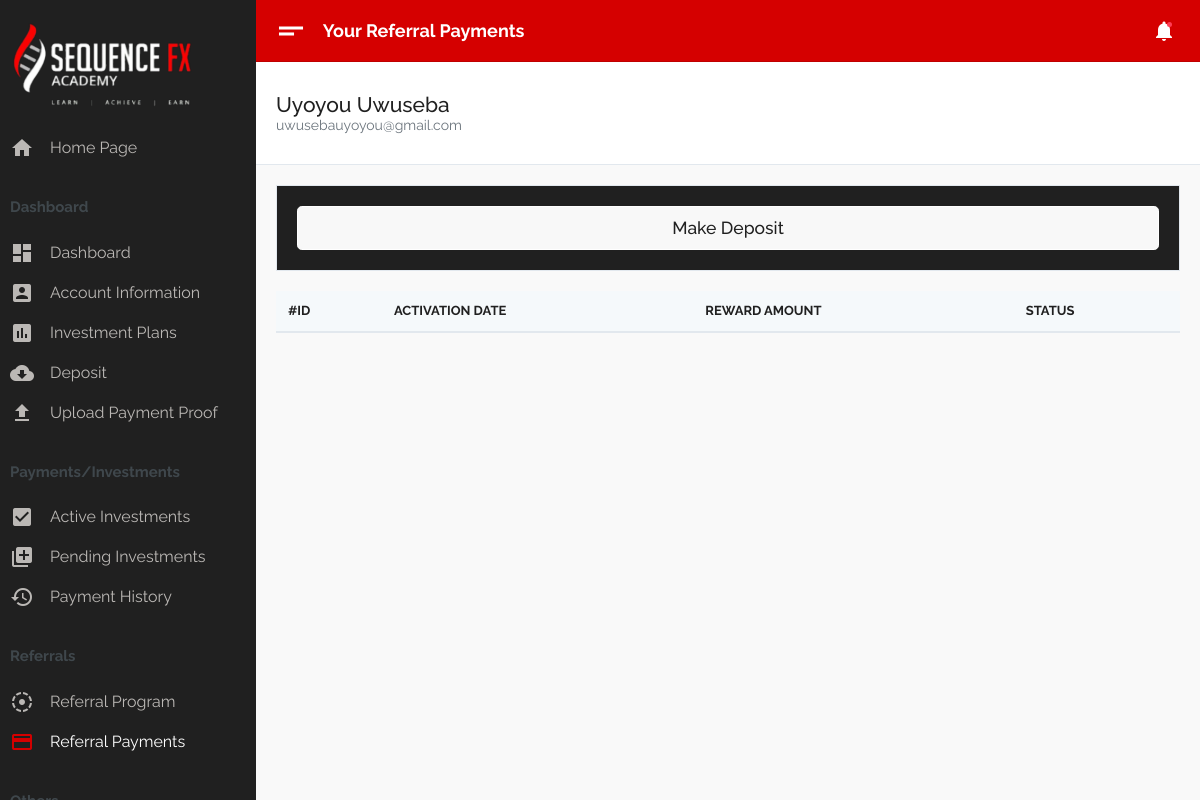
The app's page /dashboard/referral-payments (signed in) with its own data.
### dashboard/models.py (models this page shows, shortened)
class User(models.Model):
    first_name = models.CharField(max_length=30)
    last_name = models.CharField(max_length=30)
    email = models.EmailField(blank=True,unique=True)
    password = models.CharField(max_length=300)
    country = models.CharField(max_length=50,null=True,blank=True)
    phone_number = models.CharField(max_length=50,null=True,blank=True)
    bank_name = models.CharField(max_length=20,null=True,blank=True)
    bank_account_number = models.CharField(max_length=20,null=True,blank=True)
    bank_account_name=models.CharField(max_length=50,null=True,blank=True)
    is_verified = models.BooleanField(default=False)

### dashboard/views.py (the view)
# urls.py: path("referral-payments",views.referral_payments,name="referral-payments")
def referral_payments(request):
    try:
        user_id = request.session['user_id']
    except KeyError:
        return HttpResponseRedirect(reverse("mainsite:login"))
    else:
        try:
            user = User.objects.get(pk=user_id)
        except User.DoesNotExist:
            return HttpResponseRedirect(reverse("mainsite:login"))
        else:
            payments=ReferralPayment.objects.filter(referral__referrer=user)
    context={
                'page_name':'Your Referral Payments',
                'slug':'referral-payments',
                'user':user,
                'payments':payments
            }
    return render(request,"dashboard/referral-payments.html",context)

### dashboard/templates/dashboard/referral-payments.html (shortened to what this page needs)
{% extends './base.html' %}
{% load humanize %}
{% block content %}
<div class="container-fluid">
    <div class="tab-content" id="accountTabsContent">
    <div class="table-responsive">
        <table class="table m-0">
            <thead>
                <tr class="bg-fade">
                    <th>#ID</th>
                    <th>Activation Date</th>
                    <th>Reward Amount</th>
                    <th>Status</th>
                </tr>
            </thead>
        </table>
    </div>
</div>
</div>
{% endblock %}

### dashboard/templates/dashboard/base.html (shortened to what this page needs)
<!DOCTYPE html>
<html lang="en" dir="ltr">
    {% load static %}
<head>
    <link type="text/css" href="{% static 'dashboard/assets/css/vendor-morris.css' %}" rel="stylesheet">
    <link type="text/css" href="{% static 'dashboard/assets/css/vendor-bootstrap-datepicker.css' %}" rel="stylesheet">
    <link type="text/css" href="{% static 'dashboard/assets/css/app.css' %}" rel="stylesheet">
    <link type="text/css" href="{% static 'dashboard/assets/css/app.rtl.css' %}" rel="stylesheet">
    <link type="text/css" href="{% static 'dashboard/assets/vendor/simplebar.css' %}" rel="stylesheet">
</head>
<body>
    <div class="mdk-drawer-layout js-mdk-drawer-layout" data-fullbleed data-push data-responsive-width="992px" data-has-scrolling-region>
        <div class="mdk-drawer-layout__content">
            <div class="mdk-header-layout js-mdk-header-layout  mdk-header--fixed  mdk-header-layout__content--scrollable">
                <div class="mdk-header js-mdk-header bg-primary" data-fixed>
                    <div class="mdk-header__content">
                        <nav class="navbar navbar-expand-md bg-primary navbar-dark d-flex-none">
                            <button class="btn btn-link text-white pl-0" type="button" data-toggle="sidebar">
    <i class="material-icons align-middle md-36">short_text</i>
  </button>
                            <div class="page-title m-0">{{ page_name }}</div>
                            <div class="collapse navbar-collapse" id="mainNavbar">
                                <ul class="navbar-nav ml-auto align-items-center">
                                    <li class="nav-item dropdown notifications d-flex align-self-center align-items-center" id="navbarNotifications">
                                        <a href="#" class="nav-link dropdown-toggle notifications--active" data-toggle="dropdown" aria-expanded="false">
          <i class="material-icons align-middle">notifications</i>
        </a>
                                    </li>
                                </ul>
                            </div>
                        </nav>
                    </div>
                </div>
                <div class="mdk-header-layout__content top-navbar mdk-header-layout__content--scrollable h-100">
                    <div class="py-4 mb-3 bg-white border-bottom">
                        <div class="container-fluid container-account">
                            <div class="row">
                                <div class="col-lg-6">
                                    <div class="media media-user-info align-items-center">
                                        <div class="media-body lh-1">
                                            <p class="h4 m-0"> {{ user.first_name }} {{ user.last_name }} </p>
                                            <p class="text-muted mb-0"> {{ user.email }} </p>
                                        </div>
                                    </div>
                                </div>
                                <div class="col-lg-6"></div>
                            </div>
                        </div>
                    </div>
                    {% block global %}
                        {% include './info.html'%}
                    {% endblock %}
                    {% block content %}{% endblock %}
                <br /><br /><br /><br /><br />
                </div>
            </div>
        </div>
        <div class="mdk-drawer js-mdk-drawer" id="default-drawer">
            <div class="mdk-drawer__content">
                <div class="mdk-drawer__inner" data-simplebar data-simplebar-force-enabled="true">
                    <nav class="drawer  drawer--dark">
                        <div class="drawer-spacer">
                            <div class="media align-items-center">
                                <a href="{% url 'mainsite:index' %}" class="h5 m-0 text-link"><img src="{% static 'dashboard/assets/images/logo-icon.png' %}" alt="logo"></a>
                            </div>
                        </div>
                        <ul class="drawer-menu" id="dasboardMenu" data-children=".drawer-submenu">
                            <li class="drawer-menu-item">
                                <a href="{% url 'mainsite:index' %}">
        <i class="material-icons">home</i>
        <span class="drawer-menu-text"> Home Page</span>
      </a>
                            </li>
                        </ul>
                        <div class="py-2 drawer-heading">
                            Dashboard
                        </div>
                        <ul class="drawer-menu" id="dasboardMenu" data-children=".drawer-submenu">
                            <li class="drawer-menu-item {% if slug == 'index' %} active {% endif %}">
                                <a href="{% url 'dashboard:index' %}">
        <i class="material-icons">dashboard</i>
        <span class="drawer-menu-text"> Dashboard</span>
      </a>
                            </li>
                            <li class="drawer-menu-item {% if slug == 'account-info' %} active {% endif %}">
                                <a href="{% url 'dashboard:account-info' %}">
        <i class="material-icons">account_box</i>
        <span class="drawer-menu-text"> Account Information</span>
      </a>
                            </li>
                            <li class="drawer-menu-item {% if slug == 'investment-plans' %} active {% endif %}">
                                <a href="{% url 'dashboard:investment-plans' %}">
        <i class="material-icons">insert_chart</i>
        <span class="drawer-menu-text"> Investment Plans</span>
      </a>
                            </li>
                            <li class="drawer-menu-item {% if slug == 'make-deposit' %} active {% endif %}">
                                <a href="{% url 'dashboard:deposit' %}">
        <i class="material-icons">cloud_download</i>
        <span class="drawer-menu-text"> Deposit </span>
      </a>
                            </li>
                            <li class="drawer-menu-item {% if slug == 'upload-pop' %} active {% endif %}">
                                <a href="{% url 'dashboard:upload-pop' %}">
        <i class="material-icons">file_upload</i>
        <span class="drawer-menu-text"> Upload Payment Proof</span>
      </a>
                            </li>
                        </ul>
                        <div class="py-2 drawer-heading">
                            Payments/Investments
                        </div>
                        <ul class="drawer-menu" id="dasboardMenu" data-children=".drawer-submenu">
                            <li class="drawer-menu-item {% if slug == 'active-investments' %} active {% endif %}">
                                <a href="{% url 'dashboard:active-investments' %}">
        <i class="material-icons">check_box</i>
        <span class="drawer-menu-text"> Active Investments</span>
      </a>
                            </li>
                            <li class="drawer-menu-item {% if slug == 'pending-investments' %} active {% endif %}">
                                <a href="{% url 'dashboard:pending-investments' %}">
        <i class="material-icons">queue</i>
        <span class="drawer-menu-text"> Pending Investments</span>
      </a>
                            </li>
                            <li class="drawer-menu-item {% if slug == 'payment-history' %} active {% endif %}">
                                <a href="{% url 'dashboard:payment-history' %}">
        <i class="material-icons">history</i>
        <span class="drawer-menu-text"> Payment History</span>
      </a>
                            </li>
                        </ul>
                        <div class="py-2 drawer-heading">
                            Referrals
                        </div>
                        <ul class="drawer-menu" id="dasboardMenu" data-children=".drawer-submenu">
                            <li class="drawer-menu-item {% if slug == 'referral-program' %} active {% endif %}">
                                <a href="{% url 'dashboard:referral-program' %}">
        <i class="material-icons">filter_tilt_shift</i>
        <span class="drawer-menu-text"> Referral Program</span>
      </a>
                            </li>
                            <li class="drawer-menu-item {% if slug == 'referral-payments' %} active {% endif %}">
                                <a href="{% url 'dashboard:referral-payments' %}">
        <i class="material-icons">payment</i>
        <span class="drawer-menu-text"> Referral Payments</span>
      </a>
                            </li>
                        </ul>
                        <div class="py-2 drawer-heading">
                        </div>
                    </nav>
                </div>
            </div>
        </div>
    </div>
</body>
</html>

### records on screen
User: first_name "Uyoyou", last_name "Uwuseba", email "uwusebauyoyou@gmail.com"

### other values on screen
{{ page_name }} "Your Referral Payments"
